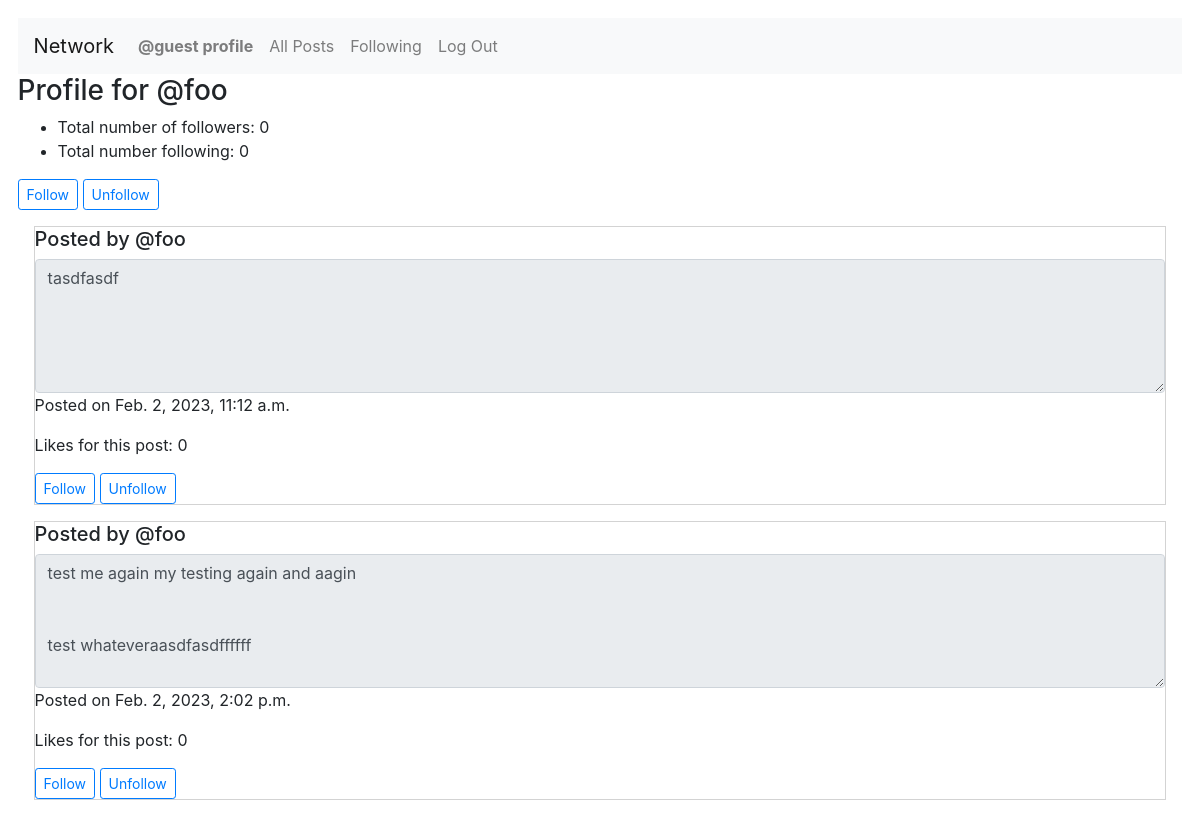
Before: /profile/@foo (signed in) with the older database file.
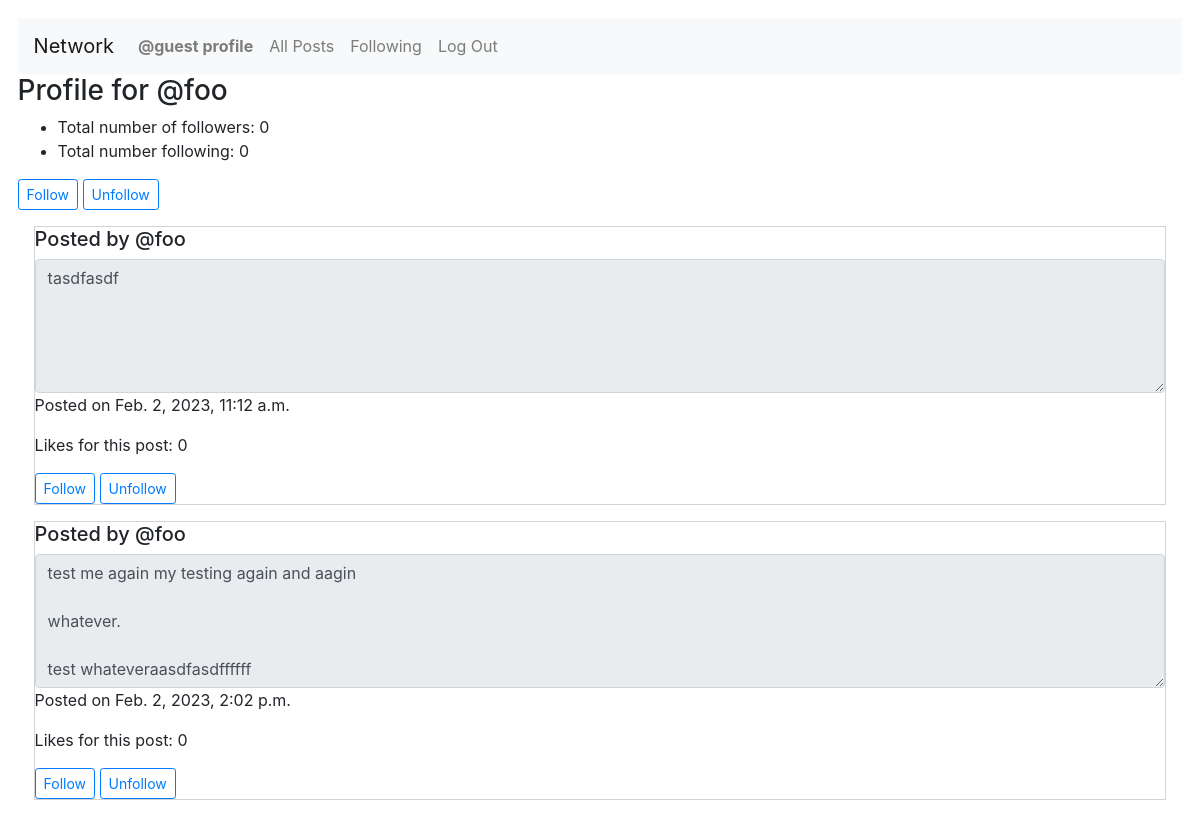
After: the same page with the newer database file.
### network/models.py (models this page shows, shortened)
class Posts(models.Model):
    creator = models.ForeignKey(
        User, on_delete=models.PROTECT, related_name="get_creator_listings", blank=False)
    content = models.TextField(max_length=600)
    createdDate = models.DateTimeField(auto_now_add=True)
    numberLikes = models.IntegerField(blank=True, default=0)

class User(AbstractUser):
    pass

### network/views.py (the view)
# urls.py: path("profile/<str:username>", views.getProfile, name="getProfile"),
@csrf_exempt
@login_required
def getProfile(request, username):
    print("In getProfile")
    user_id = request.user.id
    user_name = request.user.username
    print(username)
    user = User.objects.get(username=username)
    print(user.id)
    profileUser = user.id
    try:
        postsUser = Posts.objects.filter(creator=profileUser)
    except Posts.DoesNotExist:
        print("blah")
    noListings = False
    try:
        follow = Follow.objects.get(followUser=profileUser)
    except:
        Follow.DoesNotExist
        noListings = True
        follow = False
    if postsUser:
        followers = follow.followers.all()
        following = follow.following.all()
    countFollowers = 0
    countFollowing = 0
    if follow != False:
        if followers:
            countFollowers = follow.followers.all().count()
        if following:
            countFollowing = follow.following.all().count()
    if follow == False:
        return render(request, "network/profile.html", {"noListings": noListings,"postings": postsUser, "countFollowers": countFollowers, "countFollowing": countFollowing, "username": username})
    else:
        return render(request, "network/profile.html", {"noListings": noListings,"postings": postsUser, "followers": followers, "following": following, "countFollowers": countFollowers, "countFollowing": countFollowing, "username": username})

### network/templates/network/profile.html
{% extends "network/layout.html" %}
{% load static %}
{% block body %}
<div id="post-view">
    <h3>Profile for {{username}}</h3>
    <ul>
        <li>Total number of followers: {{countFollowers}}</li>
        <li>Total number following: {{countFollowing}}</li>
    </ul>
<div>
    <div>
        <a class="btn btn-sm btn-outline-primary" href="{% url 'user_Follow' username %}">Follow</a>
        <a class="btn btn-sm btn-outline-primary" href="{% url 'user_UnFollow' username %}">Unfollow</a>
    </div>
    {% for post in postings %}
            <div class="post">
                <h5 class="creator">Posted by {{post.creator.username}}</a></h5><textarea
                    class="form-control content" id="readonlyContent" rows="5"
                    readonly="true">{{post.content}}</textarea>
                <p class="timestamp">Posted on {{post.createdDate}}</p>
                <p class="numberLikes">Likes for this post: {{post.numberLikes}}</p>
                <a class="btn btn-sm btn-outline-primary" href="{% url 'user_Follow' post.creator.username %}">Follow</a>
                <a class="btn btn-sm btn-outline-primary" href="{% url 'user_UnFollow' post.creator.username %}">Unfollow</a>
            </div>
        {% empty %}
        <h5>This user does not have any posts.</h5>
    {% endfor %}
    {% endblock %}

Changed rows visible on the page:
changed Posts: content "test me again my testing again and aagin test whateveraasdfasdffffff" → "test me again my testing again and aagin whatever. test whateveraasdfasdffffff"
